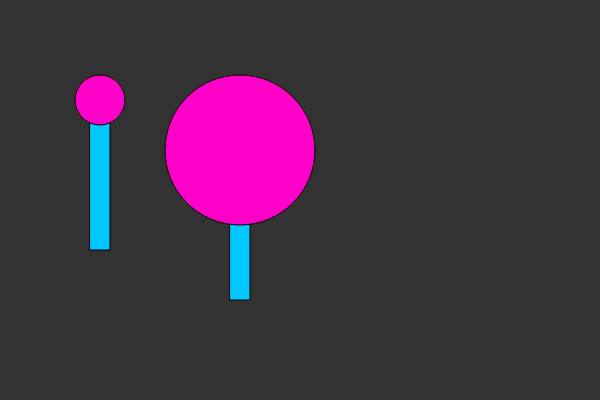
Frame 1 (no input)
Frame 60 (no input): identical to frame 1, image omitted
Frame 120 (the mouse pressed at the canvas centre since frame 60): identical to frame 1, image omitted

The p5.js sketch that drew this single still picture (run headless with seeded random() and noise() and a simulated clock; from frame 60 on, the mouse is pressed at the canvas centre):

// p5.js sketch
// ── sketch.js
function setup() {
  createCanvas(600, 400);
  
}

function draw() {
  background(50);
  lollipop(100, 100, 50);
  lollipop(240, 150, 150);

}

function lollipop(x, y, size){
  fill(0, 200, 255);
  rect(x-10, y, 20, 150);
  
  fill(255, 0, 200);
  ellipse(x, y, size, size);
    
}
